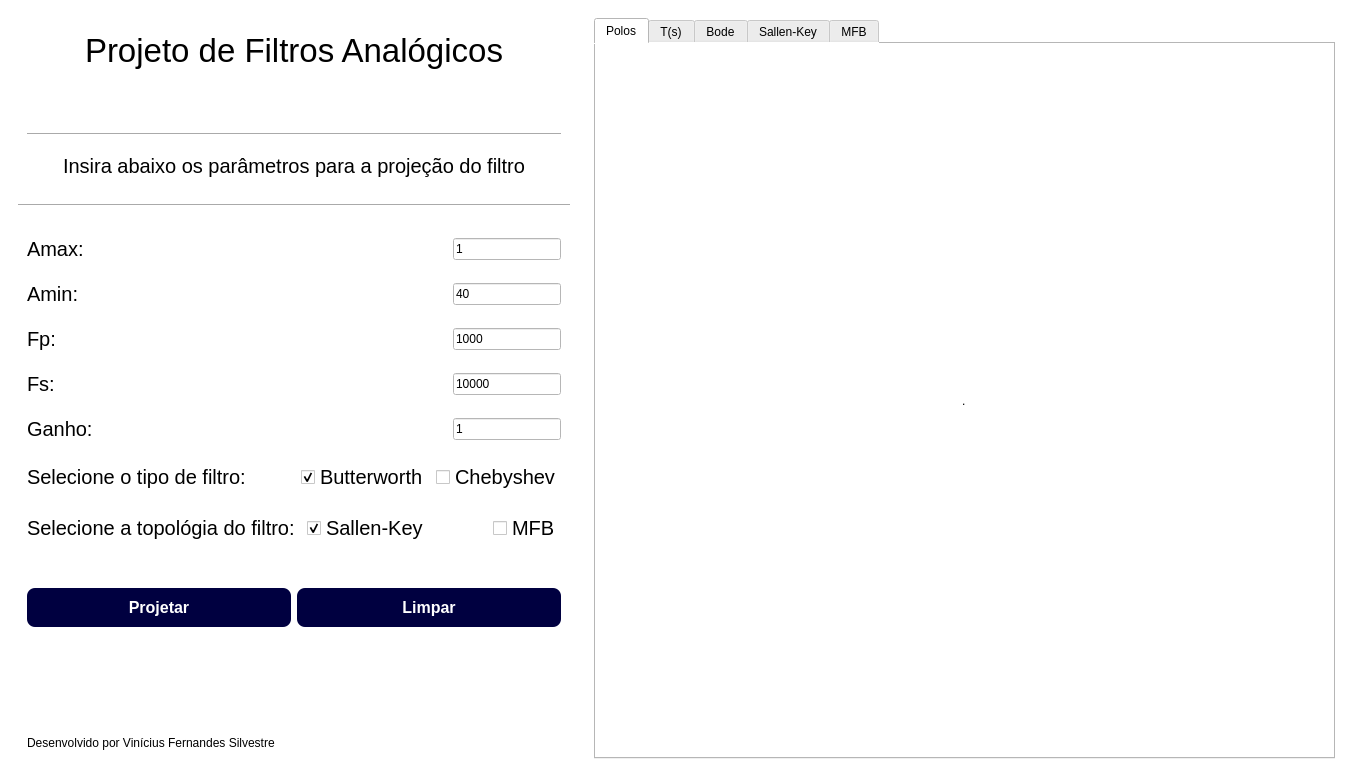
<?xml version="1.0" encoding="UTF-8"?>
<ui version="4.0">
 <class>MainWindow</class>
 <widget class="QMainWindow" name="MainWindow">
  <property name="geometry">
   <rect>
    <x>0</x>
    <y>0</y>
    <width>1353</width>
    <height>777</height>
   </rect>
  </property>
  <property name="mouseTracking">
   <bool>true</bool>
  </property>
  <property name="windowTitle">
   <string>MainWindow</string>
  </property>
  <property name="autoFillBackground">
   <bool>false</bool>
  </property>
  <property name="styleSheet">
   <string notr="true">
QWidget{
background-color: white;
}</string>
  </property>
  <widget class="QWidget" name="centralwidget">
   <layout class="QGridLayout" name="gridLayout">
    <item row="0" column="0">
     <widget class="QWidget" name="widget" native="true">
      <property name="minimumSize">
       <size>
        <width>570</width>
        <height>0</height>
       </size>
      </property>
      <property name="maximumSize">
       <size>
        <width>570</width>
        <height>16777215</height>
       </size>
      </property>
      <layout class="QGridLayout" name="gridLayout_2">
       <item row="2" column="0" rowspan="2">
        <widget class="QWidget" name="content" native="true">
         <layout class="QGridLayout" name="gridLayout_5">
          <item row="2" column="5" alignment="Qt::AlignRight">
           <widget class="QLineEdit" name="amax_line">
            <property name="text">
             <string>1</string>
            </property>
           </widget>
          </item>
          <item row="9" column="1">
           <widget class="QLabel" name="label_9">
            <property name="font">
             <font>
              <pointsize>15</pointsize>
             </font>
            </property>
            <property name="text">
             <string>Selecione a topológia do filtro:</string>
            </property>
           </widget>
          </item>
          <item row="3" column="5" alignment="Qt::AlignRight">
           <widget class="QLineEdit" name="amin_line">
            <property name="text">
             <string>40</string>
            </property>
           </widget>
          </item>
          <item row="5" column="5" alignment="Qt::AlignRight">
           <widget class="QLineEdit" name="fs_line">
            <property name="text">
             <string>10000</string>
            </property>
           </widget>
          </item>
          <item row="4" column="5" alignment="Qt::AlignRight">
           <widget class="QLineEdit" name="fp_line">
            <property name="text">
             <string>1000</string>
            </property>
           </widget>
          </item>
          <item row="7" column="5" alignment="Qt::AlignRight">
           <widget class="QCheckBox" name="cheby_button">
            <property name="font">
             <font>
              <pointsize>15</pointsize>
             </font>
            </property>
            <property name="text">
             <string>Chebyshev</string>
            </property>
            <attribute name="buttonGroup">
             <string notr="true">filters</string>
            </attribute>
           </widget>
          </item>
          <item row="3" column="1" alignment="Qt::AlignLeft">
           <widget class="QLabel" name="label_3">
            <property name="font">
             <font>
              <pointsize>15</pointsize>
             </font>
            </property>
            <property name="text">
             <string>Amin:</string>
            </property>
           </widget>
          </item>
          <item row="9" column="2" alignment="Qt::AlignRight">
           <widget class="QCheckBox" name="sallenkey_button">
            <property name="font">
             <font>
              <pointsize>15</pointsize>
             </font>
            </property>
            <property name="text">
             <string>Sallen-Key</string>
            </property>
            <property name="checked">
             <bool>true</bool>
            </property>
            <attribute name="buttonGroup">
             <string notr="true">topology</string>
            </attribute>
           </widget>
          </item>
          <item row="9" column="5" alignment="Qt::AlignRight">
           <widget class="QCheckBox" name="mfb_button">
            <property name="font">
             <font>
              <pointsize>15</pointsize>
             </font>
            </property>
            <property name="text">
             <string>MFB</string>
            </property>
            <attribute name="buttonGroup">
             <string notr="true">topology</string>
            </attribute>
           </widget>
          </item>
          <item row="2" column="1" alignment="Qt::AlignLeft">
           <widget class="QLabel" name="label_2">
            <property name="font">
             <font>
              <pointsize>15</pointsize>
             </font>
            </property>
            <property name="text">
             <string>Amax:</string>
            </property>
           </widget>
          </item>
          <item row="5" column="1" alignment="Qt::AlignLeft">
           <widget class="QLabel" name="label_5">
            <property name="font">
             <font>
              <pointsize>15</pointsize>
             </font>
            </property>
            <property name="text">
             <string>Fs:</string>
            </property>
           </widget>
          </item>
          <item row="7" column="1">
           <widget class="QLabel" name="label_6">
            <property name="font">
             <font>
              <pointsize>15</pointsize>
             </font>
            </property>
            <property name="text">
             <string>Selecione o tipo de filtro: </string>
            </property>
           </widget>
          </item>
          <item row="7" column="2" alignment="Qt::AlignRight">
           <widget class="QCheckBox" name="buteerworth_button">
            <property name="font">
             <font>
              <pointsize>15</pointsize>
             </font>
            </property>
            <property name="text">
             <string>Butterworth</string>
            </property>
            <property name="checked">
             <bool>true</bool>
            </property>
            <attribute name="buttonGroup">
             <string notr="true">filters</string>
            </attribute>
           </widget>
          </item>
          <item row="4" column="1" alignment="Qt::AlignLeft">
           <widget class="QLabel" name="label_4">
            <property name="font">
             <font>
              <pointsize>15</pointsize>
             </font>
            </property>
            <property name="text">
             <string>Fp:</string>
            </property>
           </widget>
          </item>
          <item row="6" column="1">
           <widget class="QLabel" name="label_13">
            <property name="font">
             <font>
              <pointsize>15</pointsize>
             </font>
            </property>
            <property name="text">
             <string>Ganho:</string>
            </property>
           </widget>
          </item>
          <item row="6" column="5" alignment="Qt::AlignRight">
           <widget class="QLineEdit" name="K_line">
            <property name="text">
             <string>1</string>
            </property>
           </widget>
          </item>
         </layout>
        </widget>
       </item>
       <item row="4" column="0">
        <widget class="QWidget" name="bottom_2" native="true">
         <layout class="QGridLayout" name="gridLayout_17">
          <item row="0" column="0">
           <widget class="QPushButton" name="projetar_button">
            <property name="font">
             <font>
              <pointsize>-1</pointsize>
              <bold>true</bold>
             </font>
            </property>
            <property name="styleSheet">
             <string notr="true">QPushButton{
    background-color: #000040; /* Cor de fundo */
    color: white; /* Cor do texto */
    border: none; /* Sem borda */
    padding: 10px 20px; /* Espaçamento interno */
    font-size: 16px; /* Tamanho da fonte */
    font-weight: bold; /* Texto em negrito */
    border-radius: 8px; /* Cantos arredondados */
    outline: none; /* Remover borda de foco */
    /* Infelizmente, `box-shadow` e `transform` não são suportados em QSS */
}

QPushButton:hover {
    background-color: #1a1aff; /* Cor de fundo ao passar o mouse */
    color: #fff; /* Cor do texto ao passar o mouse */
}

QPushButton:pressed {
    background-color: #0000a0; /* Cor de fundo ao clicar */
    padding: 11px 21px; /* Simula o movimento ao pressionar */
}</string>
            </property>
            <property name="text">
             <string>Projetar</string>
            </property>
           </widget>
          </item>
          <item row="0" column="1">
           <widget class="QPushButton" name="clean_button">
            <property name="font">
             <font>
              <pointsize>-1</pointsize>
              <bold>true</bold>
             </font>
            </property>
            <property name="styleSheet">
             <string notr="true">QPushButton{
    background-color: #000040; /* Cor de fundo */
    color: white; /* Cor do texto */
    border: none; /* Sem borda */
    padding: 10px 20px; /* Espaçamento interno */
    font-size: 16px; /* Tamanho da fonte */
    font-weight: bold; /* Texto em negrito */
    border-radius: 8px; /* Cantos arredondados */
    outline: none; /* Remover borda de foco */
    /* Infelizmente, `box-shadow` e `transform` não são suportados em QSS */
}

QPushButton:hover {
    background-color: #1a1aff; /* Cor de fundo ao passar o mouse */
    color: #fff; /* Cor do texto ao passar o mouse */
}

QPushButton:pressed {
    background-color: #0000a0; /* Cor de fundo ao clicar */
    padding: 11px 21px; /* Simula o movimento ao pressionar */
}</string>
            </property>
            <property name="text">
             <string>Limpar</string>
            </property>
           </widget>
          </item>
          <item row="1" column="0" alignment="Qt::AlignLeft|Qt::AlignBottom">
           <widget class="QLabel" name="label">
            <property name="text">
             <string>Desenvolvido por Vinícius Fernandes Silvestre</string>
            </property>
           </widget>
          </item>
         </layout>
        </widget>
       </item>
       <item row="0" column="0">
        <widget class="QWidget" name="header" native="true">
         <layout class="QGridLayout" name="gridLayout_3">
          <item row="5" column="0" alignment="Qt::AlignHCenter">
           <widget class="QLabel" name="label_7">
            <property name="font">
             <font>
              <pointsize>15</pointsize>
             </font>
            </property>
            <property name="text">
             <string>Insira abaixo os parâmetros para a projeção do filtro</string>
            </property>
           </widget>
          </item>
          <item row="4" column="0">
           <widget class="Line" name="line">
            <property name="orientation">
             <enum>Qt::Horizontal</enum>
            </property>
           </widget>
          </item>
          <item row="3" column="0" alignment="Qt::AlignHCenter">
           <widget class="QLabel" name="label_8">
            <property name="text">
             <string/>
            </property>
            <property name="pixmap">
             <pixmap resource="ui/images/fonte.qrc">:/newPrefix/logo.png</pixmap>
            </property>
           </widget>
          </item>
          <item row="2" column="0" alignment="Qt::AlignHCenter">
           <widget class="QLabel" name="titulo">
            <property name="font">
             <font>
              <pointsize>25</pointsize>
             </font>
            </property>
            <property name="text">
             <string>Projeto de Filtros Analógicos</string>
            </property>
           </widget>
          </item>
         </layout>
        </widget>
       </item>
       <item row="1" column="0">
        <widget class="Line" name="line_2">
         <property name="orientation">
          <enum>Qt::Horizontal</enum>
         </property>
        </widget>
       </item>
      </layout>
     </widget>
    </item>
    <item row="0" column="1">
     <widget class="QWidget" name="widget_2" native="true">
      <layout class="QGridLayout" name="gridLayout_6">
       <item row="0" column="0">
        <widget class="QTabWidget" name="tabWidget">
         <property name="currentIndex">
          <number>0</number>
         </property>
         <widget class="QWidget" name="Polos_page">
          <attribute name="title">
           <string>Polos</string>
          </attribute>
          <layout class="QGridLayout" name="gridLayout_11">
           <item row="0" column="0">
            <widget class="QWidget" name="graf_polos" native="true">
             <layout class="QGridLayout" name="gridLayout_12">
              <item row="0" column="0" alignment="Qt::AlignHCenter">
               <widget class="QLabel" name="label_polos">
                <property name="text">
                 <string>.</string>
                </property>
               </widget>
              </item>
             </layout>
            </widget>
           </item>
          </layout>
         </widget>
         <widget class="QWidget" name="T_s_page">
          <attribute name="title">
           <string>T(s)</string>
          </attribute>
          <layout class="QGridLayout" name="gridLayout_13">
           <item row="0" column="0">
            <widget class="QWidget" name="ts_widget" native="true">
             <layout class="QGridLayout" name="gridLayout_14">
              <item row="0" column="0" alignment="Qt::AlignHCenter">
               <widget class="QLabel" name="ts_label">
                <property name="text">
                 <string>.</string>
                </property>
               </widget>
              </item>
             </layout>
            </widget>
           </item>
          </layout>
         </widget>
         <widget class="QWidget" name="Bode_page">
          <attribute name="title">
           <string>Bode</string>
          </attribute>
          <layout class="QGridLayout" name="gridLayout_15">
           <item row="0" column="0">
            <widget class="QWidget" name="graf_bode" native="true">
             <layout class="QGridLayout" name="gridLayout_16">
              <item row="0" column="0" alignment="Qt::AlignHCenter">
               <widget class="QLabel" name="bode_label">
                <property name="text">
                 <string>.</string>
                </property>
               </widget>
              </item>
             </layout>
            </widget>
           </item>
          </layout>
         </widget>
         <widget class="QWidget" name="SallenKey_page">
          <attribute name="title">
           <string>Sallen-Key</string>
          </attribute>
          <layout class="QGridLayout" name="gridLayout_7">
           <item row="0" column="0">
            <widget class="QWidget" name="widget_3" native="true">
             <layout class="QGridLayout" name="gridLayout_9">
              <item row="1" column="0" alignment="Qt::AlignHCenter">
               <widget class="QLabel" name="label_11">
                <property name="text">
                 <string/>
                </property>
                <property name="pixmap">
                 <pixmap resource="ui/images/fonte.qrc">:/newPrefix/sallen2.png</pixmap>
                </property>
                <property name="scaledContents">
                 <bool>false</bool>
                </property>
               </widget>
              </item>
              <item row="0" column="0" alignment="Qt::AlignHCenter|Qt::AlignTop">
               <widget class="QLabel" name="label_10">
                <property name="font">
                 <font>
                  <pointsize>15</pointsize>
                 </font>
                </property>
                <property name="text">
                 <string>Circuito Sallen-Key</string>
                </property>
               </widget>
              </item>
              <item row="2" column="0" alignment="Qt::AlignHCenter">
               <widget class="QTableWidget" name="table_components">
                <property name="minimumSize">
                 <size>
                  <width>520</width>
                  <height>0</height>
                 </size>
                </property>
                <property name="styleSheet">
                 <string notr="true">QTableWidget, QTableView {
    background-color: white; /* Cor de fundo da tabela */
    gridline-color: black; /* Cor das linhas da grade */
    border: 1px solid #dcdcdc; /* Borda ao redor da tabela */
    font-size: 14px; /* Tamanho da fonte */
    color: #333; /* Cor do texto */
    selection-background-color: #1a73e8; /* Cor de fundo ao selecionar */
    selection-color: white; /* Cor do texto ao selecionar */
}

QHeaderView::section {
    background-color: #000040; /* Cor de fundo do cabeçalho */
    color: white; /* Cor do texto do cabeçalho */
    padding: 5px; /* Espaçamento interno */
    border: 1px solid #dcdcdc; /* Borda ao redor das células do cabeçalho */
    font-weight: bold; /* Negrito para o texto do cabeçalho */
}

QTableCornerButton::section {
    background-color: #000040; /* Cor do canto superior esquerdo da tabela */
    border: 1px solid #dcdcdc; /* Borda ao redor do canto */
}

QTableWidget::item {
    padding: 8px; /* Espaçamento interno das células */
}


</string>
                </property>
                <row>
                 <property name="text">
                  <string/>
                 </property>
                </row>
                <column>
                 <property name="text">
                  <string>Bloco</string>
                 </property>
                 <property name="font">
                  <font>
                   <pointsize>11</pointsize>
                  </font>
                 </property>
                </column>
                <column>
                 <property name="text">
                  <string>R1</string>
                 </property>
                </column>
                <column>
                 <property name="text">
                  <string>R2</string>
                 </property>
                </column>
                <column>
                 <property name="text">
                  <string>C1</string>
                 </property>
                </column>
                <column>
                 <property name="text">
                  <string>C2</string>
                 </property>
                </column>
                <item row="0" column="0">
                 <property name="text">
                  <string/>
                 </property>
                 <property name="textAlignment">
                  <set>AlignCenter</set>
                 </property>
                </item>
                <item row="0" column="2">
                 <property name="text">
                  <string/>
                 </property>
                 <property name="textAlignment">
                  <set>AlignCenter</set>
                 </property>
                </item>
               </widget>
              </item>
             </layout>
            </widget>
           </item>
          </layout>
         </widget>
         <widget class="QWidget" name="MFB_page">
          <attribute name="title">
           <string>MFB</string>
          </attribute>
          <layout class="QGridLayout" name="gridLayout_8">
           <item row="0" column="0">
            <widget class="QWidget" name="widget_4" native="true">
             <layout class="QGridLayout" name="gridLayout_10">
              <item row="0" column="0" alignment="Qt::AlignHCenter">
               <widget class="QLabel" name="label_12">
                <property name="font">
                 <font>
                  <pointsize>15</pointsize>
                 </font>
                </property>
                <property name="text">
                 <string>Circuito MFB</string>
                </property>
               </widget>
              </item>
              <item row="1" column="0" alignment="Qt::AlignHCenter">
               <widget class="QLabel" name="label_14">
                <property name="text">
                 <string/>
                </property>
                <property name="pixmap">
                 <pixmap resource="ui/images/fonte.qrc">:/newPrefix/mfb.png</pixmap>
                </property>
               </widget>
              </item>
              <item row="2" column="0" alignment="Qt::AlignHCenter">
               <widget class="QTableWidget" name="table_components2">
                <property name="minimumSize">
                 <size>
                  <width>610</width>
                  <height>0</height>
                 </size>
                </property>
                <property name="styleSheet">
                 <string notr="true">QTableWidget, QTableView {
    background-color: white; /* Cor de fundo da tabela */
    gridline-color: black; /* Cor das linhas da grade */
    border: 1px solid #dcdcdc; /* Borda ao redor da tabela */
    font-size: 14px; /* Tamanho da fonte */
    color: #333; /* Cor do texto */
    selection-background-color: #1a73e8; /* Cor de fundo ao selecionar */
    selection-color: white; /* Cor do texto ao selecionar */
}

QHeaderView::section {
    background-color: #000040; /* Cor de fundo do cabeçalho */
    color: white; /* Cor do texto do cabeçalho */
    padding: 5px; /* Espaçamento interno */
    border: 1px solid #dcdcdc; /* Borda ao redor das células do cabeçalho */
    font-weight: bold; /* Negrito para o texto do cabeçalho */
}

QTableCornerButton::section {
    background-color: #000040; /* Cor do canto superior esquerdo da tabela */
    border: 1px solid #dcdcdc; /* Borda ao redor do canto */
}

QTableWidget::item {
    padding: 8px; /* Espaçamento interno das células */
}


</string>
                </property>
                <row>
                 <property name="text">
                  <string/>
                 </property>
                </row>
                <column>
                 <property name="text">
                  <string>Bloco</string>
                 </property>
                </column>
                <column>
                 <property name="text">
                  <string>R1</string>
                 </property>
                </column>
                <column>
                 <property name="text">
                  <string>R2</string>
                 </property>
                </column>
                <column>
                 <property name="text">
                  <string>R3</string>
                 </property>
                </column>
                <column>
                 <property name="text">
                  <string>C1</string>
                 </property>
                </column>
                <column>
                 <property name="text">
                  <string>C2</string>
                 </property>
                </column>
                <item row="0" column="0">
                 <property name="text">
                  <string/>
                 </property>
                 <property name="textAlignment">
                  <set>AlignCenter</set>
                 </property>
                </item>
               </widget>
              </item>
             </layout>
            </widget>
           </item>
          </layout>
         </widget>
        </widget>
       </item>
      </layout>
     </widget>
    </item>
   </layout>
  </widget>
 </widget>
 <resources>
  <include location="ui/images/fonte.qrc"/>
 </resources>
 <connections/>
 <buttongroups>
  <buttongroup name="filters"/>
  <buttongroup name="topology"/>
 </buttongroups>
</ui>
